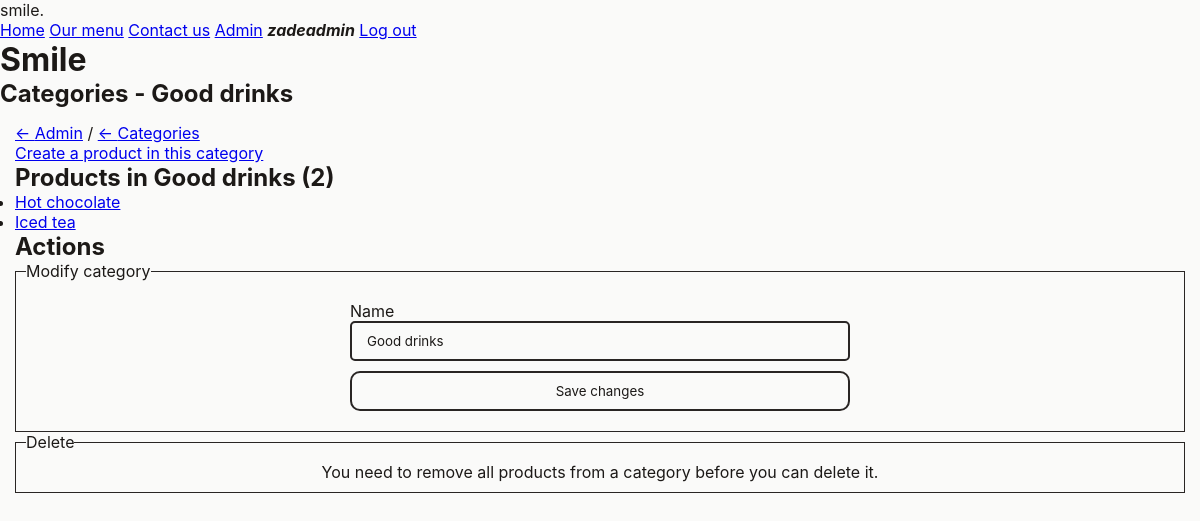
The page /admin/categories/5 (signed in) on the database its author committed.
### tables this page shows
CREATE TABLE "Categories" (
	"id"	INTEGER NOT NULL UNIQUE,
	"name"	TEXT NOT NULL,
	PRIMARY KEY("id" AUTOINCREMENT)
);

CREATE TABLE "Products" (
	"id"	INTEGER NOT NULL UNIQUE,
	"name"	TEXT NOT NULL,
	"description"	TEXT NOT NULL,
	"size"	TEXT NOT NULL,
	"image_path"	TEXT NOT NULL,
	"price"	REAL NOT NULL,
	"category_id"	INTEGER NOT NULL DEFAULT 1,
	PRIMARY KEY("id" AUTOINCREMENT)
);

### server.py (the view)
@server.route("/admin/categories/<category_id>", methods=["GET"])
@admin_only
def handle_admin_category_info(category_id=None):
    if not category_id:
        return redirect("/admin/categories")
    with get_db() as (connection, cursor):
        category_query = "SELECT id, name FROM Categories WHERE id=?"
        cursor.execute(category_query, [category_id])
        category_res = cursor.fetchone()
        products_query = "SELECT id, name FROM Products WHERE category_id=?"
        cursor.execute(products_query, [category_id])
        products_res = cursor.fetchall()
        return render_template("pages/admin/category-info.jinja", user=g.user, category=category_res, products=products_res)

### server.py (called while the page is built)
def db_dict_factory(cursor, row):
    d = {}
    for idx, col in enumerate(cursor.description):
        d[col[0]] = row[idx]
    return d

@contextmanager
def get_db(*args, **kwds):
    db_connection = sqlite3.connect("smile.sqlite")
    db_connection.row_factory = db_dict_factory
    db_cursor = db_connection.cursor()
    try:
        yield (db_connection, db_cursor)
    finally:
        db_connection.close()

def get_user():
    if ("username" in session) and ("display_name" in session):
        username = session["username"]
        display_name = session["display_name"]
        admin = session["admin"]
        if username is None or display_name is None or admin is None:
            return False
        return {
            "username": username,
            "display_name": display_name,
            "admin": admin
        }
    return False

def admin_only(func):
    @wraps(func)
    def wrapper(*args, **kwargs):
        if not g.user:
            return redirect(f"/auth?m=You+are+not+logged+in")
        if (g.user["admin"] != True):
            return redirect("/?m=You+are+not+an+admin")
        return func(*args, **kwargs)
    return wrapper

@server.before_request
def load_user():
    user = get_user()
    g.user = user

### templates/pages/admin/category-info.jinja
{% extends "base.jinja" %}
{% set title = "Admin - Categories" %}
{% block pageheading %}
    Categories - {{ category.name }}
{% endblock pageheading %}
{% block main %}
    <div class="breadcrumbs">
        <a href="{{ url_for('handle_admin')}}" class="back-link">Admin</a>
        /
        <a href="{{ url_for('handle_admin_categories')}}" class="back-link">Categories</a>
    </div>
    <a href="{{ url_for('handle_admin_create_product', default_category_id=category.id)}}">Create a product in this category</a>
    <section>
        <h2>Products in {{ category.name }} ({{ products|length }})</h2>
        <ul>
            {% for item in products %}
                <li>
                    <a href="{{ url_for('handle_admin_product_info', product_id=item.id)}}">{{ item.name }}</a>
                </li>
            {% endfor %}
        </ul>
    </section>
    <section>
        <h2>Actions</h2>
        <fieldset>
            <legend>
                Modify category
            </legend>
            <form action="{{ url_for('handle_admin_update_category', category_id=category.id)}}"
                  method="post"
                  class="edit-info-form">
                <label for="category_name">
                    Name
                    <input type="text"
                           name="name"
                           id="category_name"
                           value="{{ category.name }}"/>
                </label>
                <button type="submit">Save changes</button>
            </form>
        </fieldset>
        <fieldset>
            <legend>
                Delete
            </legend>
            {% if products|length == 0 %}
                <a href="{{ url_for('handle_admin_delete_category', category_id=category.id)}}"
                   class="danger-text"
                   data-confirm>Delete category</a>
            {% else %}
                You need to remove all products from a category before you can delete it.
            {% endif %}
        </fieldset>
    </section>
{% endblock main %}

### static/smile.css (style rules this page uses)
* { box-sizing: border-box; font-family: "Inter", sans-serif; padding: 0; border: 0; margin: 0; }
:root { --accent: #fb923c; --background: #fafaf9; --background-2: #f5f5f4; --text: #1c1917; --text-2: #292524; --text-danger: red; }
html, body { background-color: var(--background); color: var(--text); }
a.back-link::before { content: "← "; }
fieldset { border: 1px solid var(--text-2); }
form, fieldset { display: flex; flex-direction: column; padding: 10px; gap: 10px; }
label { display: flex; flex-direction: column; }
form :is(button, input, select, textarea) { padding: 10px; padding-left: 15px; padding-right: 15px; border: 2px solid var(--text-2); color: var(--text); background-color: var(--background); display: block; width: 100%; border-radius: 5px; }
form :is(button, input, select, textarea):hover { background-color: var(--background-2); }
form :is(button, input, select, textarea):focus { border-color: var(--accent); background-color: var(--background-2); outline: none; }
form button[type="submit"] { padding: 10px; padding-left: 15px; padding-right: 15px; border-radius: 10px; }
@media screen and (min-width: 700px) { fieldset { align-items: center; } }
@media screen and (min-width: 700px) { form { align-items: center; } }
@media screen and (min-width: 700px) { form :is(button, input, select, textarea) { width: 500px; } }

### rows shown on the page
Categories: name "Good drinks"
Products: name "Hot chocolate"
Products: name "Iced tea"

### other values the page prints
{{ user["display_name"] }} "zadeadmin"
{{ products|length }} "2"
